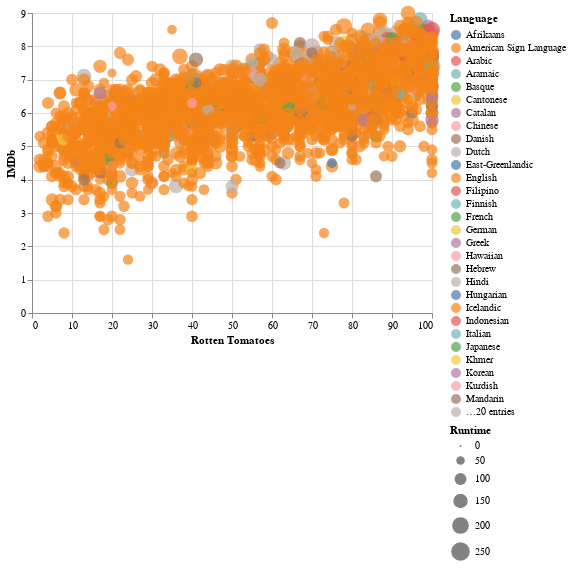

The notebook cell saved with this chart:
### Code cell
import pandas as pd
import altair as alt

alt.data_transformers.disable_max_rows()

movies = pd.read_csv("datos.csv").dropna()

language_raw = movies["Language"].tolist()
language = []
for languages in language_raw:
    str_list = languages.split(",")
    language.append(str_list[0])

RT_pctg = movies["Rotten Tomatoes"].tolist()
RT_values = []
for pctg in RT_pctg:
    value = pctg.replace("%","")
    RT_values.append(value)

df_final = pd.DataFrame({"Rotten Tomatoes":RT_values,
            "IMDb":movies["IMDb"].tolist(),
            "Runtime":movies["Runtime"].tolist(),
            "Language":language})

alt.Chart(df_final).mark_circle(size=60).encode(
    x=alt.X('Rotten Tomatoes:Q'),
    y='IMDb',
    size="Runtime",
    color="Language"
)

### Figure 1 — Vega-Lite specification as saved in the notebook (floating-point values rounded to 4 significant figures; data arrays with more than 128 entries replaced by an {"elided": "..."} marker saying what was removed)
{"config": {"view": {"continuousWidth": 400, "continuousHeight": 300}}, "data": {"name": "data-2d9c8ce864ae2c53f3b46b4a76faf8a4"}, "mark": {"type": "circle", "size": 60}, "encoding": {"color": {"type": "nominal", "field": "Language"}, "size": {"type": "quantitative", "field": "Runtime"}, "x": {"type": "quantitative", "field": "Rotten Tomatoes"}, "y": {"type": "quantitative", "field": "IMDb"}}, "$schema": "https://vega.github.io/schema/vega-lite/v4.8.1.json", "datasets": {"data-2d9c8ce864ae2c53f3b46b4a76faf8a4": {"elided": "3301 records"}}}
